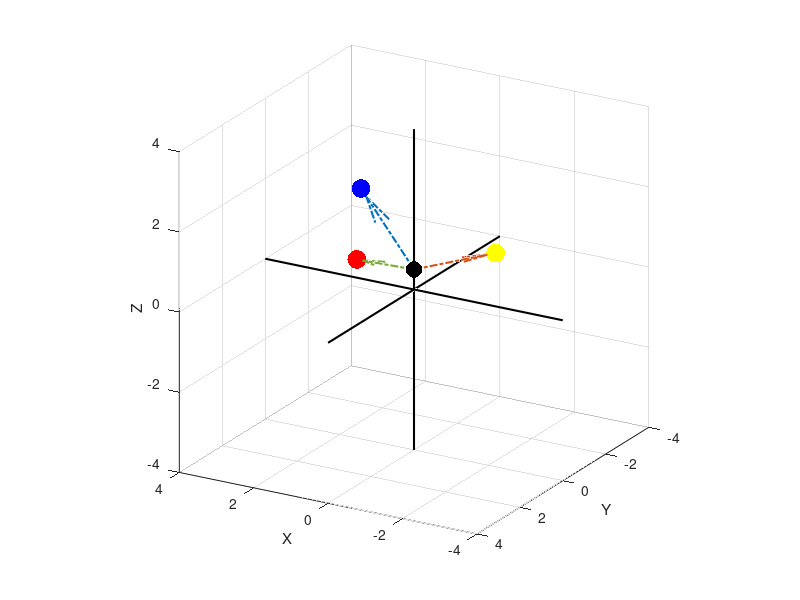

Write MATLAB code to recreate this figure. (Note: this script raises an error after producing the figure.)
clear all; clc; close all;
%%
global ng delta_t xg;
num_dof = 3;
ng = 3;
nd = 3;
nm = 2; %2-D interface in 3D world
cm = {[1,2], [3]};
% cm = {[1],[2],[3]};
delta_t = 0.05;
% w1 = 0.5;
% w2 = 0.5;

% %CONFIDENCE ARRAYS 
% conf_p = zeros(ng, 1);
% conf_n = zeros(ng, 1);
% conf_pp = zeros(ng, 1);
% conf_nn = zeros(ng, 1);
% 
% Dkjp_c1 = zeros(nd, 1);
% Dkjn_c1 = zeros(nd, 1);
% Dkjp_c2 = zeros(nd, 1);
% Dkjn_c2 = zeros(nd, 1);
% 
% Dkjp = zeros(nd, 1);
% Dkjn = zeros(nd, 1);
% Dkj = zeros(nd, 1);
% Dcm = zeros(nm, 1);
% kstar = 0;
% cmstar = 0;
maxR = 0.5;
minR = -0.5;
minR  + (maxR - minR)*rand(1, ng);
% xg = [minR  + (maxR - minR)*rand(1, ng); -rand(1, ng) - 0.02; 0.5*rand(1, ng) + 0.1] + rand(nd,1)*0.2 - rand(nd,1)*0.2; %random goal positions. These will be treated as fixed parameters.
xg = [2, -1, 1.8;
      2, -0.8, 0.1;
      -1.5, -1.2, 0.8]';
pg0 = (1/ng)*ones(ng, 1);
pg = (1/ng)*ones(ng, 1);
project_time_list = [1,1,2,2]';
projected_pg_list = zeros(nd*ng, length(project_time_list));
% xr = [0.405, -0.128, 0.287]';
xr = [0,0,0.5]';
%%
%PLOT GOALS AND ROBOT and UH
figure;
colors = {'b', 'r', 'y'};
for i=1:ng
    scatter3(xg(1,i), xg(2,i), xg(3,i), 180, colors{i}, 'filled'); grid on; hold on;
end
% scatter3(xg(1,1:ng), xg(2,1:ng), xg(3,1:ng), 180, 'k', 'filled'); grid on; hold on;
xlabel('X'); ylabel('Y'); zlabel('Z');
scatter3(xr(1), xr(2), xr(3), 140, 'k', 'filled');
% quiver3(xr(1), xr(2), xr(3), uh(1), uh(2), uh(3), 0, 'LineWidth', 2, 'MaxHeadSize', 2); %current robot velocity arrow
for i=1:ng %vectors connecting robot and goals.
    quiver3(xr(1), xr(2), xr(3), xg(1,i) - xr(1), xg(2,i) - xr(2), xg(3,i) - xr(3), 'LineWidth', 1.5, 'LineStyle', '-.');
end
xrange = [-4,4]; %set axis limits
yrange = [-4,4];
zrange = [-4,4];
line(xrange, [0,0], [0,0], 'Color', 'k', 'LineWidth', 1.5); %draw x and y axes.
line([0,0], yrange, [0,0], 'Color', 'k','LineWidth', 1.5);
line([0,0], [0,0], zrange, 'Color', 'k','LineWidth', 1.5);
axis([xrange, yrange, zrange]);
axis square;
view([210,21]);
%%
total_time = 2;
T = 0:delta_t:total_time;
cell_pgs = cell(nm, 1); %for each mode
cell_trajs = cell(nm, 1); %to collect trajectories for each. 
pgs = zeros(ng, length(T), ng); %probabilities for each goal (row), at each time step (column) for each uh towards each goal(3rd)
traj = zeros(nd, length(T), ng);
a = 0.5*rand(ng-1, 1); a = [1-sum(a); a];
for i=1:ng
    pgs(:, 1, i) = (1/ng)*ones(ng, 1); %initialize pg0
%     pgs(:, 1, i) = a;
    traj(:, 1, i) = xr;
end
%%

for i=1:nm %for each mode
    for j=1:ng %for control commands towards each goal
        uh = xg(:, j) - xr;
        zero_dim = setdiff(1:nd,cm{i});
        for jj=1:length(zero_dim)
            uh(zero_dim(jj)) = 0;
        end
        uh = 0.2*(uh/(norm(uh) + realmin));
        for k=1:length(T)-1
             traj(:, k+1, j) = sim_dyn(traj(:, k, j), uh); %sim_dyn intenrally updates global robot state
             pgs(:, k+1, j) = compute_p_of_g_dft(uh, traj(:,k,j), pgs(:, k, j));
        end
    end
    cell_pgs{i} = pgs;
    cell_trajs{i} = traj;
end

%% plot trajectories
% for i=1:nm
%     for ii = 1:ng
%         traj = cell_trajs{i}(:,:,ii);
%         figure;
%         for j=1:length(T)
%             scatter3(traj(1, j), traj(2, j), traj(3, j), 'b', 'filled'); hold on;
%         end
%         xrange = [-1,1]; %set axis limits
%         yrange = [-1,1];
%         zrange = [-1,1];
%         line(xrange, [0,0], [0,0], 'Color', 'k', 'LineWidth', 1.5); %draw x and y axes.
%         line([0,0], yrange, [0,0], 'Color', 'k','LineWidth', 1.5);
%         line([0,0], [0,0], zrange, 'Color', 'k','LineWidth', 1.5);
%         axis([xrange, yrange, zrange]);
%         axis square;
%         view([210,21]);
%     end
% end
%%
figure;
for i=1:nm %number of modes, in columns
    curr_cell = cell_pgs{i};
    for j=1:ng %to each goal, in rows
        pgs_data = curr_cell(:,:, j);
        subplot(ng, nm, (j-1)*nm  + 1 + i - 1);
        plot(T, pgs_data', 'LineWidth', 2); grid on;
        if i == 1
            ylabel(strcat('Target Goal ', num2str(j), ' P(g)') );
        else
            ylabel('P(g)');
        end
        
        xlabel('Time');
        if j == 1
            title(strcat('Control mode ', num2str(i)));
        end
        
    end
end
%%
% min_ws = -0.5;
% max_ws = 0.5;
% num_steps = 8;
% step_size = (max_ws - min_ws)/num_steps;
% ax_p = (min_ws:step_size:max_ws)' +0.001;
% [X,Y,Z] = meshgrid(ax_p);
% ws_points = [X(:) Y(:) Z(:)];
% disamb_modes = zeros(size(ws_points, 1), 1);
% % xr = ws_points(i, :)';
